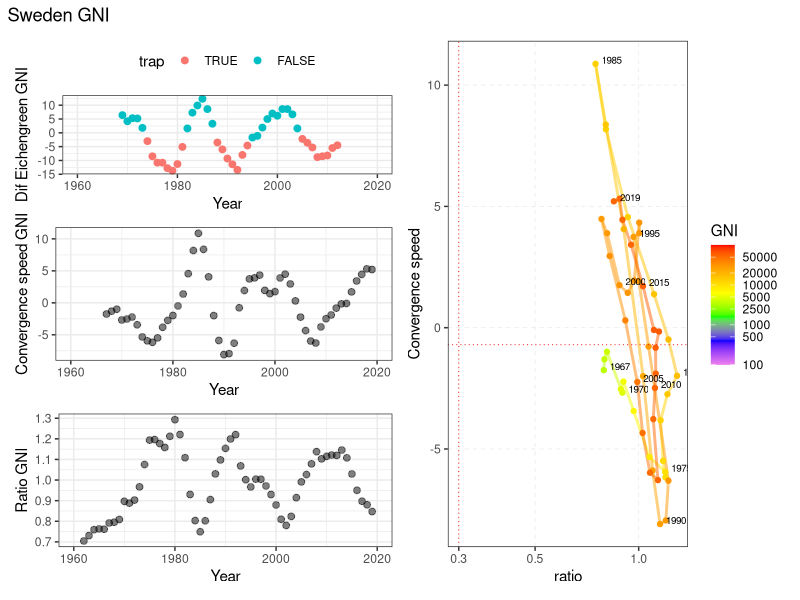
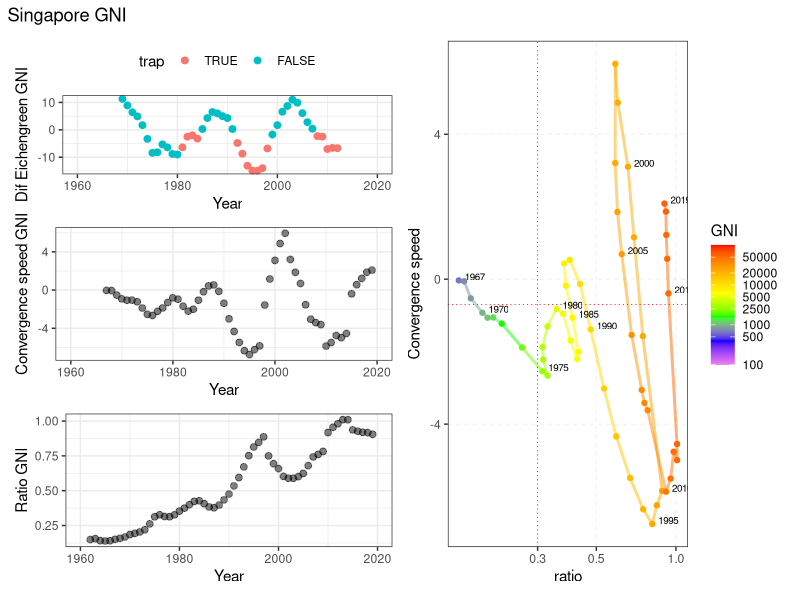
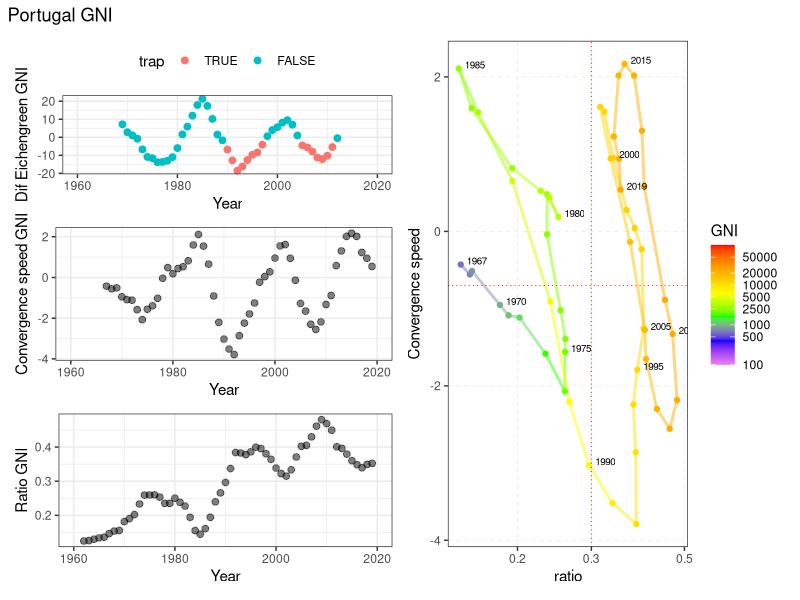
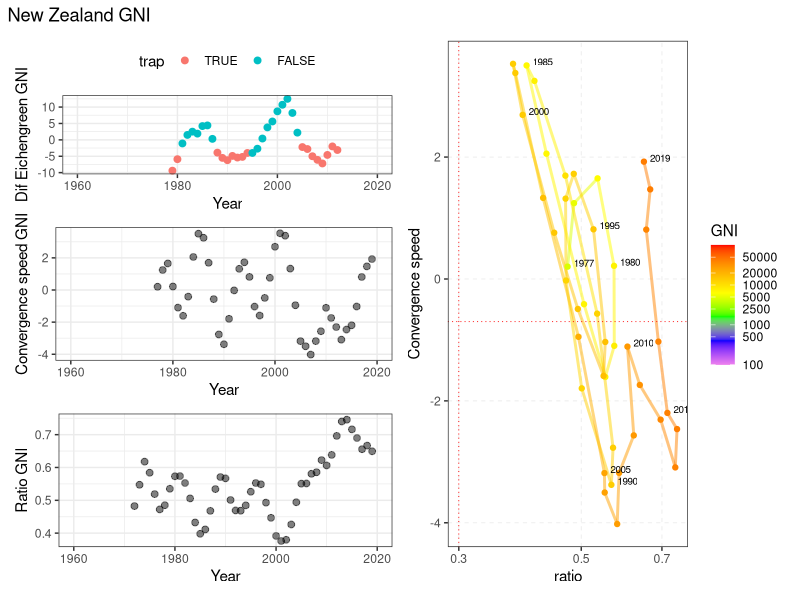
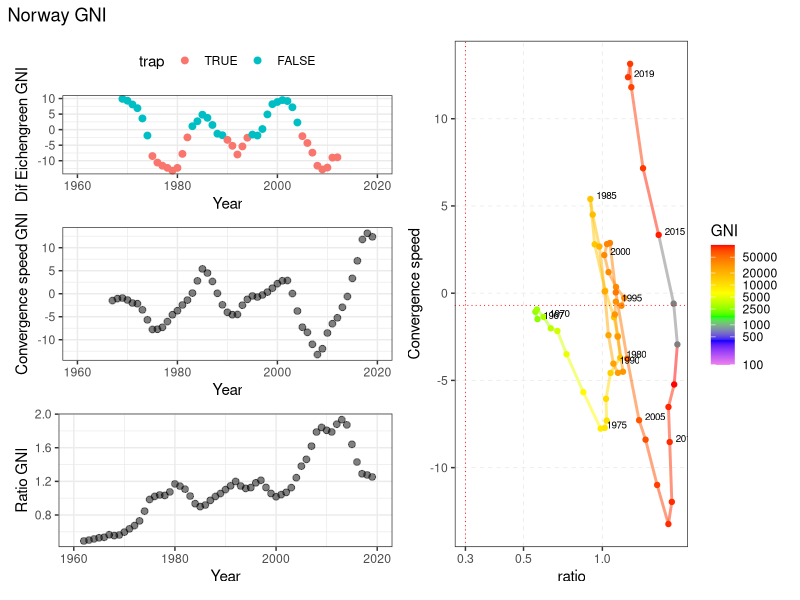
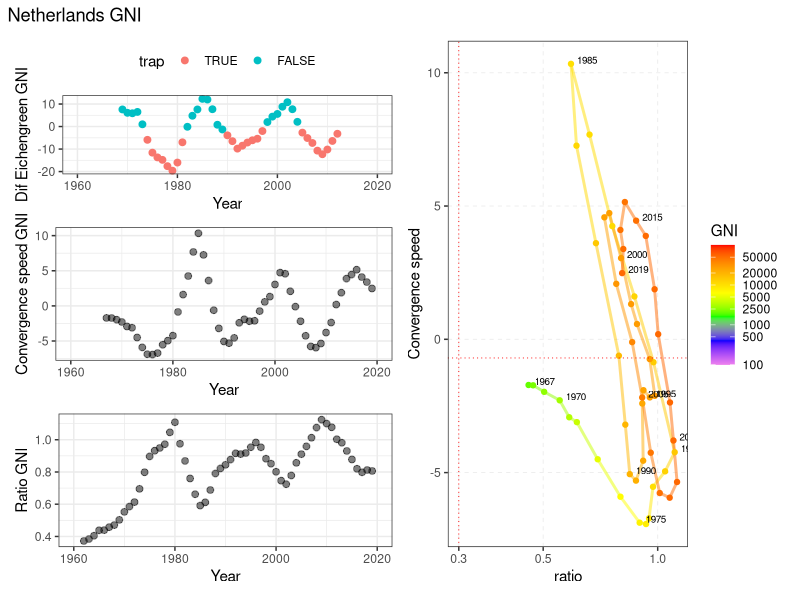
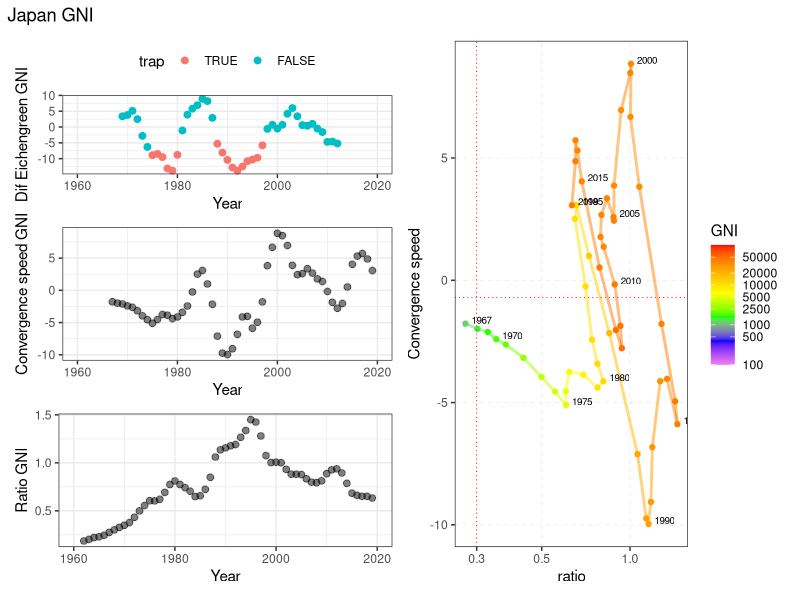
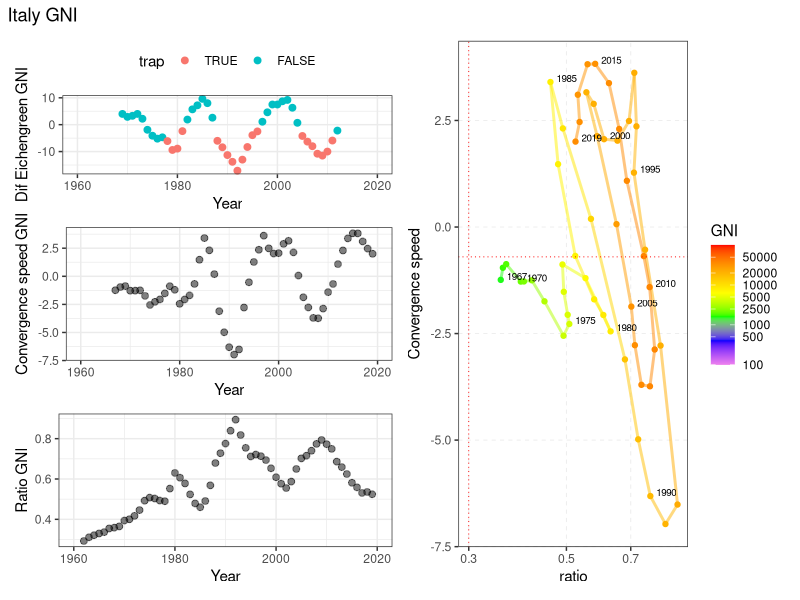

These charts were generated, in order, by the following R code: (Note: this script raises an error after producing the figures.)
# Script to generate all magnitudes

library(ggplot2)
library(cowplot)
library(patchwork)
library(zoo)


lcriterio <- c("GDP","GNI")
lcriterio <- c("GNI")
lcountry <- c("Brazil","Chile","China","Colombia","Mexico","Morocco","Malaysia","Korea, Rep.","Puerto Rico",
              "Nigeria","Vietnam","Peru","Bulgaria", "Thailand", "Paraguay","Bolivia","Lebanon",
              "India","Argentina","Pakistan","Philippines","Indonesia","Turkey","Ecuador","Guatemala","France","Italy",
              "South Africa","Uruguay","Botswana","Costa Rica","Panama","Nicaragua","El Salvador","Portugal","Spain")
#lcountry <- c("Poland","Romania","Bulgaria","Hungary","Belarus","Serbia")



countries_msci <- read.csv("data/countries_msci.csv")
lcountrycode <- countries_msci$ISOCode

#lcountrycode <- c("GRC")

USA_perc_middle <- 0.3
gap_widening <- -0.7
mmovper <- 5
print_indiv <- TRUE      # Print individual files
last_year_Ecihengreen <- 2013
tdir <- "figs"
if (!dir.exists(tdir))
  dir.create(tdir)

euclidean <- function(a, b) sqrt(sum((a - b)^2))


for (criterio in lcriterio)
{
  count_countries <- 0  
  for (countrycode in lcountrycode)
  {
    count_countries <- count_countries + 1
    print(paste(countrycode,criterio))
    if (criterio == "GNI"){
      DATA_WB <- read.csv("data/GNIS.csv")
    } else
      DATA_WB <- read.delim2("data/GDP2010_WB.csv")
    rawdata <- DATA_WB[DATA_WB$Country.Code==countrycode,]
    usadata <- DATA_WB[DATA_WB$Country.Name=="United States",]
    country <- DATA_WB[DATA_WB$Country.Code==countrycode,]$Country.Name
    datos_pais <- data.frame("Year"=seq(1960,2019))
    datos_pais$Magnitude = 0
    datos_pais$growth = 0
    datos_pais$gb = 0
    datos_pais$ga = 0
    datos_pais$dif = 0
    datos_pais$dgrowth_dt = 0
    datos_pais$USAMagnitude = 0
    datos_pais$ratio = 0
    datos_pais$dratio_dt = 0
    datos_pais$dratio_dt_mmov = 0
    period_calc = 7
    for (i in 1960:2020){
      datos_pais$Magnitude[i-(1960)] <- as.numeric(rawdata[,4+i-1960])
      datos_pais$USAMagnitude[i-(1960)] <- as.numeric(usadata[,4+i-1960]) # USA GDP or GNI
      datos_pais$ratio[i-(1960)] <- datos_pais$Magnitude[i-(1960)]/datos_pais$USAMagnitude[i-(1960)]
    }
    for (j in 2:nrow(datos_pais))
      datos_pais$growth[j] <- 100*(datos_pais$Magnitude[j] - datos_pais$Magnitude[j-1])/
                              (datos_pais$Magnitude[j-1])  # Magnitude growth
    for (j in 2:nrow(datos_pais)){
      datos_pais$dgrowth_dt[j] <- (datos_pais$growth[j] - datos_pais$growth[j-1])
      # Gap closing speed
      datos_pais$dratio_dt[j] <- 100*(datos_pais$ratio[j] - datos_pais$ratio[j-1])
    }
    datos_pais$dratio_dt_mmov <- rollmean(datos_pais$dratio_dt, mmovper, fill = NA,  align = "right")
    
    for (j in 2:nrow(datos_pais))
      datos_pais$dratio_dt2_mmov[j] <- (datos_pais$dratio_dt_mmov[j] - datos_pais$dratio_dt_mmov[j-1])
    # Criterio Eichengreen
    for (j in period_calc:nrow(datos_pais))
      datos_pais$gb[j] <- sum(datos_pais$growth[(j-(period_calc-1)):j])/period_calc
    for (j in 1:(nrow(datos_pais)-period_calc))
      datos_pais$ga[j] <- sum(datos_pais$growth[(j+1):(j+(period_calc))])/period_calc
    for (j in 1:nrow(datos_pais))
      datos_pais$dif[j] <- datos_pais$ga[j]-datos_pais$gb[j]
    datosplot <- datos_pais[period_calc:(nrow(datos_pais)-period_calc),]
    datosplot$trap = FALSE
    mingb = 3.5
    mindif = -2
    minMagnitude = 5000
    limityears <- c(1960,2020)
    datosplot$gb = (floor(datosplot$gb* 10)+1)/10
    datosplot$dif = (floor(datosplot$dif* 10)+1)/10
    for (k in 1:nrow(datosplot)){
      datosplot$trap[k] = (datosplot$Magnitude[k]>minMagnitude) & (datosplot$gb[k]>=mingb) & (datosplot$dif[k] <= mindif)
    }
    pEichen <- ggplot(data= datosplot, aes(x=Year,y=dif,color=trap))+
         geom_point(size=2)+ylab(paste("Dif Eichengreen",criterio))+
         scale_color_discrete(limits = c('TRUE', 'FALSE'))+
         xlim(limityears)+theme_bw()+theme(legend.position="top")
    
    datosEich <- datos_pais[(datos_pais$Year >= min(datosplot$Year))&
                              (datos_pais$Year<last_year_Ecihengreen),]
    datosEich <- datos_pais 
    pClosingGapSpeed <- ggplot(data= datosEich, aes(x=Year,y=-dratio_dt_mmov))+
      geom_point(size=2,col="black",alpha=0.5)+ylab(paste("Convergence speed",criterio))+
      xlim(limityears)+theme_bw()
    
    pratio <- ggplot(data= datosEich, aes(x=Year,y=ratio))+
      geom_point(size=2,col="black",alpha=0.5)+ylab(paste("Ratio",criterio))+
      xlim(limityears)+theme_bw()
    
    pizda <- plot_grid(
      pEichen, pClosingGapSpeed, pratio,
      ncol = 1
    )
    
    datos_pais$Country = country
    datos_pais$CountryCode = rawdata$Country.Code[1]
    if (print_indiv){
      ppi <- 300
      png(paste0(tdir,"/",country,"_",criterio,"_",mmovper,".png"), width=12*ppi, height=7*ppi, res=ppi)

      my_breaks <- c(100,500,1000,2500,5000,10000,20000,50000)
      datos_speed <- datos_pais[!is.na(datos_pais$dratio_dt_mmov),]
      pratiospeed <- ggplot(data=datos_speed) +
        geom_path(
          aes(y = -dratio_dt_mmov, x = ratio, colour=Magnitude),alpha=0.5,size = 1)+
        geom_point(aes(y = -dratio_dt_mmov, x = ratio, colour=Magnitude),size=1.5,
                 alpha=1) +
        scale_color_gradientn(name=criterio,colours=c("violet","blue","green","yellow","orange","red"),trans="log",
                                                      breaks = my_breaks, labels = my_breaks,limits=c(100,100000))+
        geom_hline(yintercept=gap_widening, color="red",linetype = "dotted",size=0.3) +
        geom_vline(xintercept=USA_perc_middle, color="red",linetype = "dotted",size=0.3) +
        geom_text(data=subset(datos_speed,(Year%%5 == 0) | (Year==max(Year)) | (Year==min(Year))),
                    aes(label=Year,y = -dratio_dt_mmov, x = ratio, vjust=0, hjust=-0.3),
                    size=2.5 ,color="black") + 
        scale_x_log10()+
        ylab("Convergence speed") +
        theme_bw()+theme(panel.grid.minor = element_blank(),
                         panel.grid.major = element_line(size = 0.3,linetype = "dashed"))


      pacc <- ggplot(data=datos_pais) +
        geom_path(
          aes(y = -dratio_dt2_mmov, x = -dratio_dt_mmov),color="blue",alpha=0.3,
          linetype = "dotted", size = 0.5)+
        geom_point(aes(y = -dratio_dt2_mmov, x = -dratio_dt_mmov, size=ratio),
                   color="purple",alpha=0.2) +
        geom_text(data=subset(datos_pais,(Year%%5 == 0)),
                  aes(label=Year,y = -dratio_dt2_mmov, x = -dratio_dt_mmov, vjust=1, hjust=1.2),
                  size=2,color="purple") + xlab("Gap closing speed") + ylab("Gap closing acceleration") +
        theme_bw()+theme(legend.position="bottom",
                         panel.grid.minor = element_blank(),
                         panel.grid.major = element_line(size = 0.25))
      
      pdcha <- plot_grid(
        pratiospeed, pacc,
        ncol = 1
      )
      todo <- plot_grid(
        pizda,pratiospeed,
        ncol = 2
        )+plot_annotation(title = paste(country,criterio))
      print(todo)
      dev.off()
    }
    if (count_countries == 1)
      datos_all <- datos_pais
    else
      datos_all <- rbind(datos_all,datos_pais)
  }

  refx <- USA_perc_middle
  refy <- 0
  lp <- unique(datos_all$Country)
  datadist <- data.frame("Country"=c(),"CountryCode"=c(),"distX"=c(),"distY"=c())
  for (k in lp){
    clean_data <- datos_all[(datos_all$Country == k) & !is.na(datos_all$ratio) & 
                            !is.na(datos_all$dratio_dt_mmov),]
    datosx <- datos_all[(datos_all$Country == k) & !is.na(datos_all$ratio),]$ratio
    datosy <- datos_all[(datos_all$Country == k) & !is.na(datos_all$dratio_dt_mmov),]$dratio_dt_mmov
    datadist <- rbind(datadist,data.frame("Country"=k,"CountryCode"= clean_data$CountryCode[1],
                                          "distX"=mean(clean_data$ratio),
                      "distY"=mean(clean_data$dratio_dt_mmov)))
  }
  
  datos_total <- subset(datos_all,select=-c(ga,gb))
  write.csv(datos_total,paste0("data/all_speeds_",criterio,".csv"),row.names = FALSE)

  
}
